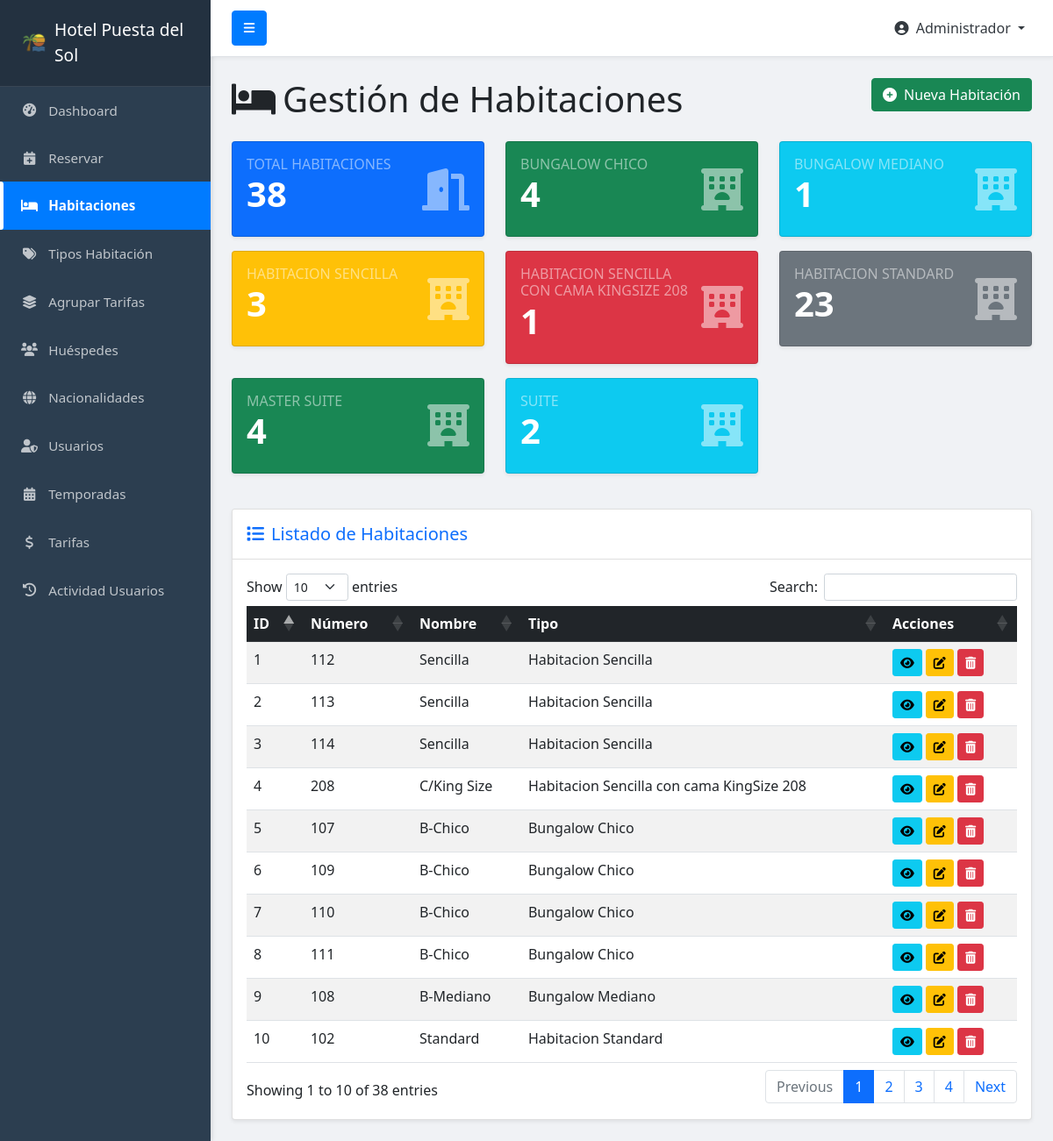
Screenshot of /sol/habitaciones/habitaciones.php (signed in) with the database file from the repository.
### tables this page shows
CREATE TABLE `habitaciones` (
  `id` int(11) NOT NULL,
  `numero_habitacion` varchar(10) DEFAULT NULL,
  `nombre` varchar(100) DEFAULT NULL,
  `id_tipo_habitacion` int(11) DEFAULT NULL
);

CREATE TABLE `tipos_habitacion` (
  `id` int(11) NOT NULL,
  `nombre` varchar(100) DEFAULT NULL,
  `descripcion` text
);

### sol/habitaciones/habitaciones.php (the view, shortened to what this page needs)
<?php
require_once '../config/db_connect.php';
$query_habitaciones = "SELECT h.id, h.numero_habitacion, h.nombre, th.nombre as tipo_habitacion_nombre
                       FROM habitaciones h
                       JOIN tipos_habitacion th ON h.id_tipo_habitacion = th.id
                       ORDER BY h.numero_habitacion ASC";
$result_habitaciones = mysqli_query($conn, $query_habitaciones);
$stats = [];
$stats['total'] = ($result_habitaciones) ? mysqli_num_rows($result_habitaciones) : 0;
$query_stats_tipo = "SELECT th.nombre, COUNT(h.id) as count
                     FROM tipos_habitacion th
                     LEFT JOIN habitaciones h ON th.id = h.id_tipo_habitacion
                     GROUP BY th.nombre";
$result_stats_tipo = mysqli_query($conn, $query_stats_tipo);
$stats['por_tipo'] = [];
if ($result_stats_tipo) {
    while ($row = mysqli_fetch_assoc($result_stats_tipo)) {
        $stats['por_tipo'][$row['nombre']] = $row['count'];
    }
}
?>
<!DOCTYPE html>
<html lang="es">
<head>
    <link href="https://cdn.jsdelivr.net/npm/bootstrap@5.1.3/dist/css/bootstrap.min.css" rel="stylesheet">
    <link rel="stylesheet" href="https://cdnjs.cloudflare.com/ajax/libs/font-awesome/6.0.0-beta3/css/all.min.css">
    <link rel="stylesheet" href="https://cdn.datatables.net/1.11.3/css/dataTables.bootstrap5.min.css">
    <link rel="stylesheet" href="https://cdn.jsdelivr.net/npm/sweetalert2@11/dist/sweetalert2.min.css">
</head>
<body>
    <?php require_once '../includes/sidebar.php'; ?>
    <div id="page-content-wrapper"> <div class="container-fluid mt-4">
            <div class="row">
                <div class="col-12">
                    <h1 class="mb-4">
                        <i class="fas fa-bed me-2"></i>Gestión de Habitaciones
                        <button class="btn btn-success float-end" data-bs-toggle="modal" data-bs-target="#modalCrearHabitacion">
                            <i class="fas fa-plus-circle me-2"></i>Nueva Habitación
                        </button>
                    </h1>
                </div>
            </div>
            <div class="row mb-4">
                <div class="col-md-4 mb-3">
                    <div class="card bg-primary text-white shadow-sm card-stats">
                        <div class="card-body">
                            <div class="d-flex justify-content-between align-items-center">
                                <div>
                                    <h6 class="text-uppercase text-white-50 mb-0">Total Habitaciones</h6>
                                    <h3 class="display-6 fw-bold"><?php echo $stats['total']; ?></h3>
                                </div>
                                <i class="fas fa-door-open fa-3x text-white-50"></i>
                            </div>
                        </div>
                    </div>
                </div>
                <?php
                $colors = ['success', 'info', 'warning', 'danger', 'secondary'];
                $color_index = 0;
                foreach ($stats['por_tipo'] as $tipo_nombre => $count):
                    $current_color = $colors[$color_index % count($colors)];
                    $color_index++;
                ?>
                <div class="col-md-4 mb-3">
                    <div class="card bg-<?php echo $current_color; ?> text-white shadow-sm card-stats">
                        <div class="card-body">
                            <div class="d-flex justify-content-between align-items-center">
                                <div>
                                    <h6 class="text-uppercase text-white-50 mb-0"><?php echo htmlspecialchars($tipo_nombre); ?></h6>
                                    <h3 class="display-6 fw-bold"><?php echo $count; ?></h3>
                                </div>
                                <i class="fas fa-hotel fa-3x text-white-50"></i>
                            </div>
                        </div>
                    </div>
                </div>
                <?php endforeach; ?>
            </div>
            <div class="card shadow-sm mb-4">
                <div class="card-header bg-white py-3">
                    <h5 class="mb-0 text-primary"><i class="fas fa-list me-2"></i>Listado de Habitaciones</h5>
                </div>
                <div class="card-body">
                    <div class="table-responsive">
                        <table id="habitacionesTable" class="table table-hover table-striped" style="width:100%">
                            <thead class="table-dark">
                                <tr>
                                    <th>ID</th>
                                    <th>Número</th>
                                    <th>Nombre</th>
                                    <th>Tipo</th>
                                    <th>Acciones</th>
                                </tr>
                            </thead>
                            <tbody>
                                <?php mysqli_data_seek($result_habitaciones, 0);  ?>
                                <?php while ($habitacion = mysqli_fetch_assoc($result_habitaciones)): ?>
                                    <tr>
                                        <td><?php echo htmlspecialchars($habitacion['id']); ?></td>
                                        <td><?php echo htmlspecialchars($habitacion['numero_habitacion']); ?></td>
                                        <td><?php echo htmlspecialchars($habitacion['nombre']); ?></td>
                                        <td><?php echo htmlspecialchars($habitacion['tipo_habitacion_nombre']); ?></td>
                                        <td>
                                            <button class="btn btn-sm btn-info ver-detalles-btn" data-id="<?php echo $habitacion['id']; ?>" title="Ver Detalles">
                                                <i class="fas fa-eye"></i>
                                            </button>
                                            <button class="btn btn-sm btn-warning editar-btn" data-id="<?php echo $habitacion['id']; ?>" title="Editar">
                                                <i class="fas fa-edit"></i>
                                            </button>
                                            <button class="btn btn-sm btn-danger eliminar-btn" data-id="<?php echo $habitacion['id']; ?>" title="Eliminar">
                                                <i class="fas fa-trash-alt"></i>
                                            </button>
                                        </td>
                                    </tr>
                                <?php endwhile; ?>
                            </tbody>
                        </table>
                    </div>
                </div>
            </div>
        </div>
    </div>
</body>
</html>

### sol/habitaciones/habitaciones.php (style rules this page uses)
body { overflow-x: hidden; background-color: #f8f9fa; }
.card-stats { transition: transform 0.2s; }

### sol/includes/sidebar.php (style rules this page uses)
body { overflow-x: hidden; background-color: #f0f2f5; }
#page-content-wrapper { min-width: 100vw; }
@media (min-width: 768px) { #page-content-wrapper { min-width: 0; width: 100%; } }

### rows the page displays
habitaciones: id "10", numero_habitacion "102", nombre "Standard", tipos_habitacion.nombre "Habitacion Standard"
habitaciones: id "5", numero_habitacion "107", nombre "B-Chico", tipos_habitacion.nombre "Bungalow Chico"
habitaciones: id "9", numero_habitacion "108", nombre "B-Mediano", tipos_habitacion.nombre "Bungalow Mediano"
habitaciones: id "6", numero_habitacion "109", nombre "B-Chico", tipos_habitacion.nombre "Bungalow Chico"
habitaciones: id "7", numero_habitacion "110", nombre "B-Chico", tipos_habitacion.nombre "Bungalow Chico"
habitaciones: id "8", numero_habitacion "111", nombre "B-Chico", tipos_habitacion.nombre "Bungalow Chico"
habitaciones: id "1", numero_habitacion "112", nombre "Sencilla", tipos_habitacion.nombre "Habitacion Sencilla"
habitaciones: id "2", numero_habitacion "113", nombre "Sencilla", tipos_habitacion.nombre "Habitacion Sencilla"
habitaciones: id "3", numero_habitacion "114", nombre "Sencilla", tipos_habitacion.nombre "Habitacion Sencilla"
habitaciones: id "4", numero_habitacion "208", nombre "C/King Size", tipos_habitacion.nombre "Habitacion Sencilla con cama KingSize 208"

### other values shown
$_SESSION['nombre'] "Administrador"
$stats['total'] "38"
$tipo_nombre "BUNGALOW CHICO"
$count "4"
$tipo_nombre "BUNGALOW MEDIANO"
$count "1"
$tipo_nombre "HABITACION SENCILLA"
$count "3"
$tipo_nombre "HABITACION SENCILLA CON CAMA KINGSIZE 208"
$tipo_nombre "HABITACION STANDARD"
$count "23"
$tipo_nombre "MASTER SUITE"
$tipo_nombre "SUITE"
$count "2"
